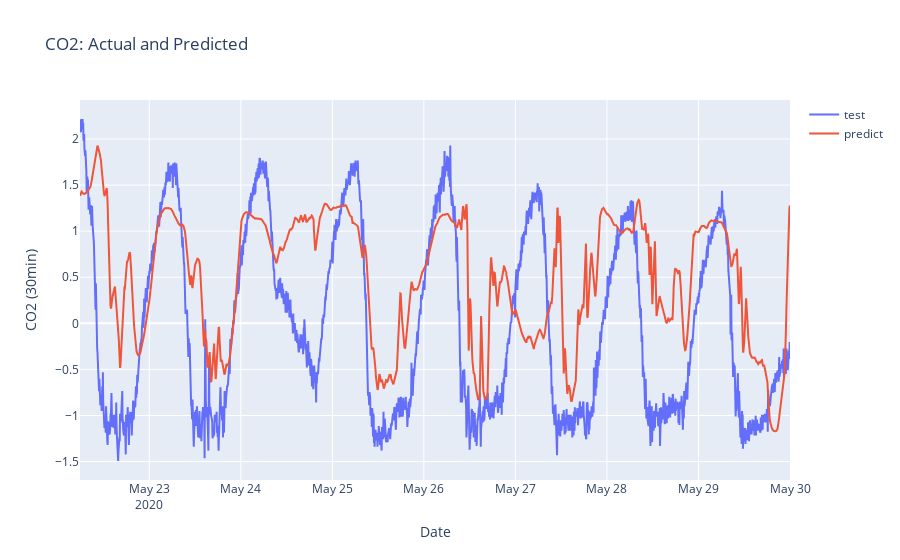

Write notebook code for a chart like this one.
### Code cell
### [8] 시각화 ###

import plotly.graph_objects as go

# Create a DataFrame object with the data to plot
df = pd.DataFrame({'test': testY, 'predict': prediction})

# Create a Figure object and add a trace for each column in the DataFrame
fig = go.Figure()
for col in df.columns:
    fig.add_trace(go.Scatter(x=test_dates[seq_len:].values, y=df[col].values, mode='lines', name=col))

# Customize the layout of the plot
fig.update_layout(title='CO2: Actual and Predicted', xaxis_title='Date', yaxis_title='CO2 (30min)')

# Display the plot
fig.show()

### Figure 1 — Plotly figure (JSON) as saved in the notebook; plotly's stock layout.template omitted (floating-point values rounded to 4 significant figures; data arrays with more than 128 entries replaced by an {"elided": "..."} marker saying what was removed)
{"data": [{"mode": "lines", "name": "test", "type": "scatter", "x": {"elided": "2235 str values"}, "y": {"elided": "2235 float values"}}, {"mode": "lines", "name": "predict", "type": "scatter", "x": {"elided": "2235 str values"}, "y": {"elided": "2235 float values"}}], "layout": {"title": {"text": "CO2: Actual and Predicted"}, "xaxis": {"title": {"text": "Date"}}, "yaxis": {"title": {"text": "CO2 (30min)"}}}}
